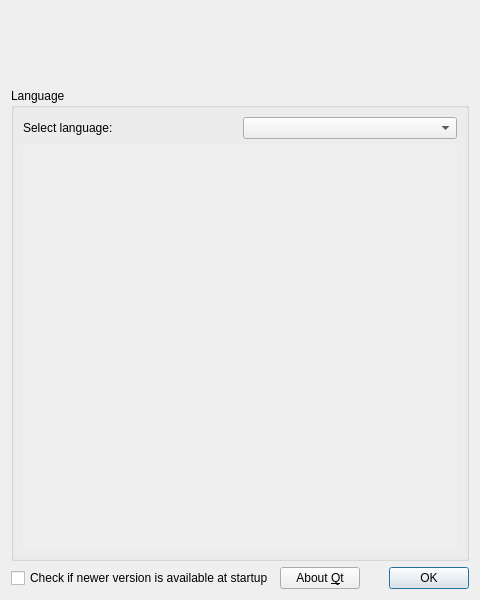
<?xml version="1.0" encoding="UTF-8"?>
<ui version="4.0">
 <class>About</class>
 <widget class="QDialog" name="About">
  <property name="geometry">
   <rect>
    <x>0</x>
    <y>0</y>
    <width>480</width>
    <height>600</height>
   </rect>
  </property>
  <property name="windowTitle">
   <string>About DeepSkyStacker</string>
  </property>
  <layout class="QVBoxLayout" name="verticalLayout" stretch="6,40,0">
   <item>
    <widget class="QLabel" name="html">
     <property name="text">
      <string/>
     </property>
     <property name="textFormat">
      <enum>Qt::RichText</enum>
     </property>
     <property name="alignment">
      <set>Qt::AlignLeading|Qt::AlignLeft|Qt::AlignTop</set>
     </property>
     <property name="wordWrap">
      <bool>true</bool>
     </property>
     <property name="openExternalLinks">
      <bool>true</bool>
     </property>
    </widget>
   </item>
   <item>
    <widget class="QGroupBox" name="groupBox">
     <property name="title">
      <string>Language</string>
     </property>
     <layout class="QVBoxLayout" name="verticalLayout_2">
      <item>
       <layout class="QHBoxLayout" name="horizontalLayout_2">
        <item>
         <widget class="QLabel" name="label">
          <property name="text">
           <string>Select language:</string>
          </property>
         </widget>
        </item>
        <item>
         <widget class="QComboBox" name="comboBox"/>
        </item>
       </layout>
      </item>
      <item>
       <widget class="QScrollArea" name="scrollArea">
        <property name="frameShape">
         <enum>QFrame::NoFrame</enum>
        </property>
        <property name="widgetResizable">
         <bool>true</bool>
        </property>
        <widget class="QWidget" name="scrollAreaWidgetContents">
         <property name="geometry">
          <rect>
           <x>0</x>
           <y>0</y>
           <width>442</width>
           <height>413</height>
          </rect>
         </property>
         <layout class="QVBoxLayout" name="verticalLayout_3">
          <property name="leftMargin">
           <number>0</number>
          </property>
          <property name="topMargin">
           <number>0</number>
          </property>
          <property name="rightMargin">
           <number>0</number>
          </property>
          <property name="bottomMargin">
           <number>0</number>
          </property>
          <item>
           <widget class="QLabel" name="credits">
            <property name="text">
             <string/>
            </property>
            <property name="openExternalLinks">
             <bool>true</bool>
            </property>
           </widget>
          </item>
         </layout>
        </widget>
       </widget>
      </item>
     </layout>
    </widget>
   </item>
   <item>
    <layout class="QHBoxLayout" name="horizontalLayout" stretch="0,0,0">
     <property name="sizeConstraint">
      <enum>QLayout::SetMinimumSize</enum>
     </property>
     <item>
      <widget class="QCheckBox" name="cbCheckUpdate">
       <property name="text">
        <string>Check if newer version is available at startup</string>
       </property>
      </widget>
     </item>
     <item>
      <widget class="QPushButton" name="aboutQt">
       <property name="text">
        <string>About &amp;Qt</string>
       </property>
      </widget>
     </item>
     <item>
      <widget class="QDialogButtonBox" name="buttonBox">
       <property name="orientation">
        <enum>Qt::Horizontal</enum>
       </property>
       <property name="standardButtons">
        <set>QDialogButtonBox::Ok</set>
       </property>
      </widget>
     </item>
    </layout>
   </item>
  </layout>
 </widget>
 <resources/>
 <connections>
  <connection>
   <sender>buttonBox</sender>
   <signal>accepted()</signal>
   <receiver>About</receiver>
   <slot>accept()</slot>
   <hints>
    <hint type="sourcelabel">
     <x>467</x>
     <y>587</y>
    </hint>
    <hint type="destinationlabel">
     <x>157</x>
     <y>274</y>
    </hint>
   </hints>
  </connection>
  <connection>
   <sender>buttonBox</sender>
   <signal>rejected()</signal>
   <receiver>About</receiver>
   <slot>reject()</slot>
   <hints>
    <hint type="sourcelabel">
     <x>467</x>
     <y>587</y>
    </hint>
    <hint type="destinationlabel">
     <x>286</x>
     <y>274</y>
    </hint>
   </hints>
  </connection>
  <connection>
   <sender>buttonBox</sender>
   <signal>accepted()</signal>
   <receiver>About</receiver>
   <slot>storeSettings()</slot>
   <hints>
    <hint type="sourcelabel">
     <x>420</x>
     <y>572</y>
    </hint>
    <hint type="destinationlabel">
     <x>475</x>
     <y>507</y>
    </hint>
   </hints>
  </connection>
  <connection>
   <sender>comboBox</sender>
   <signal>currentIndexChanged(int)</signal>
   <receiver>About</receiver>
   <slot>selectLanguage(int)</slot>
   <hints>
    <hint type="sourcelabel">
     <x>459</x>
     <y>129</y>
    </hint>
    <hint type="destinationlabel">
     <x>477</x>
     <y>310</y>
    </hint>
   </hints>
  </connection>
  <connection>
   <sender>cbCheckUpdate</sender>
   <signal>toggled(bool)</signal>
   <receiver>About</receiver>
   <slot>setCheck(bool)</slot>
   <hints>
    <hint type="sourcelabel">
     <x>86</x>
     <y>586</y>
    </hint>
    <hint type="destinationlabel">
     <x>61</x>
     <y>551</y>
    </hint>
   </hints>
  </connection>
  <connection>
   <sender>aboutQt</sender>
   <signal>clicked()</signal>
   <receiver>About</receiver>
   <slot>aboutQt()</slot>
   <hints>
    <hint type="sourcelabel">
     <x>291</x>
     <y>578</y>
    </hint>
    <hint type="destinationlabel">
     <x>239</x>
     <y>299</y>
    </hint>
   </hints>
  </connection>
 </connections>
 <slots>
  <slot>storeSettings()</slot>
  <slot>selectLanguage(int)</slot>
  <slot>setCheck(bool)</slot>
  <slot>aboutQt()</slot>
 </slots>
</ui>
